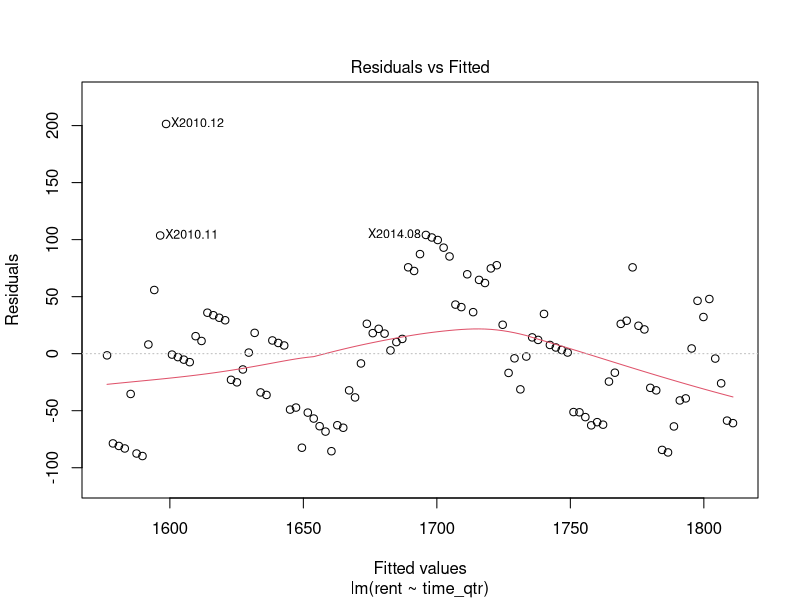
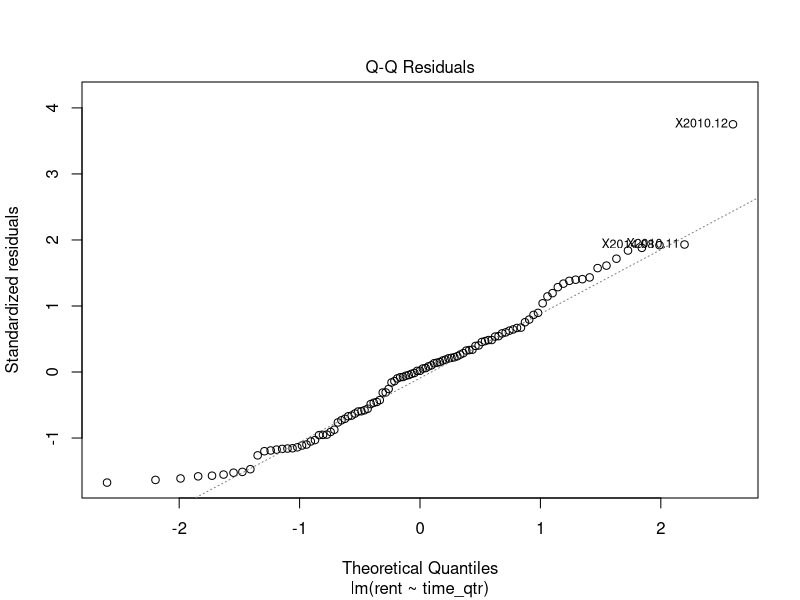
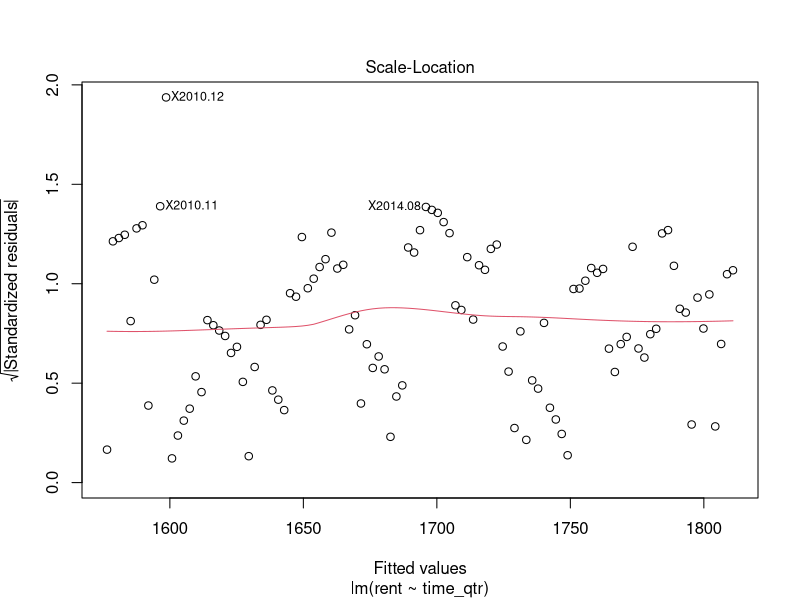
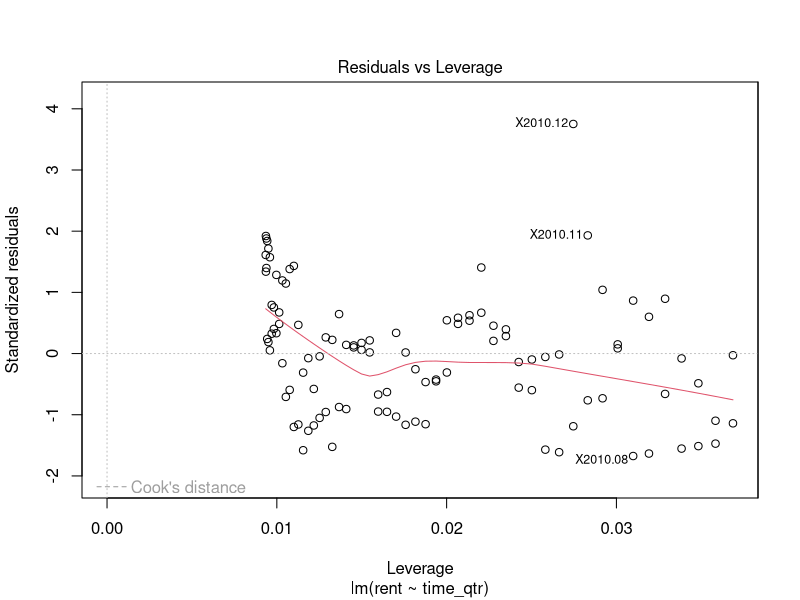
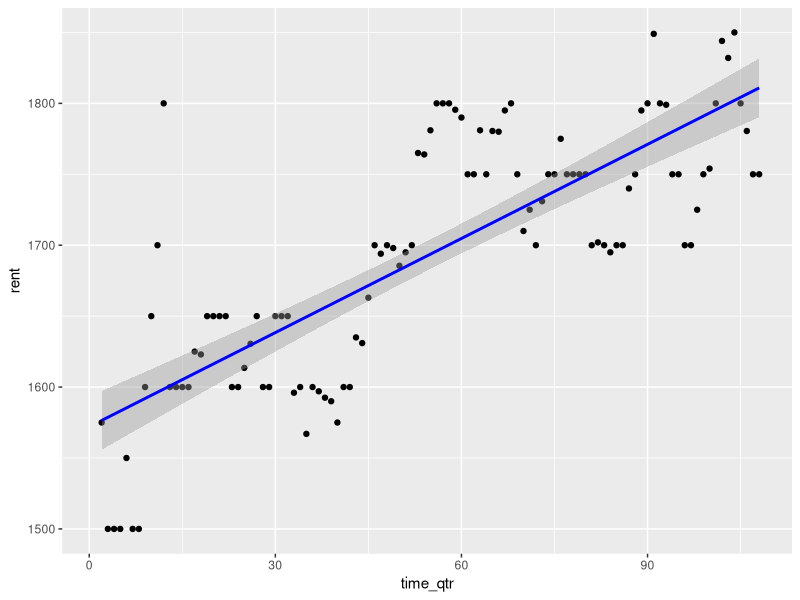

Generate these figures, in order, with R:
## ---- chunk 1
knitr::opts_chunk$set(echo = TRUE)
## ---- chunk 2
library(dplyr)
library(ggplot2)
library(tidyverse)
full_rent_df <- read.csv("City_MedianRentalPrice_AllHomes.csv", stringsAsFactors =FALSE)
## ---- chunk 3
city_list <- c("San Francisco","Boston", "Chicago","Los Angeles", "Washington",
               "Seattle","Atlanta", "Austin", "Raleigh", "Durham", "Philadelphia",
               "Dallas", "Denver", "Detroit", "Minneapolis", "Saint Paul", "San Diego",
               "Houston")
## ---- chunk 4
new_york_rent <- full_rent_df %>% filter(grepl("New York", full_rent_df$Metro))
## ---- chunk 5
rent_tibble <- full_rent_df %>% filter(RegionName  %in% city_list)
## ---- chunk 6
 chicago_ts <-
    full_rent_df %>%
    filter(substr(RegionName, 1, 7) == "Chicago") %>%
    select(which(substr(colnames(.), 2, 3) == "20")) %>%
    t(.) %>%
    as.data.frame() %>%
    rename(rent = names(.)[1]) %>%
    mutate(time_qtr = row(.))
## ---- chunk 7
chicago_lm <-lm(rent~time_qtr, data = chicago_ts)
plot(chicago_lm)
summary(chicago_lm)

ggplot(chicago_ts, aes(x = time_qtr, y = rent)) + geom_point()+
stat_smooth(method = "lm", col = "blue")
